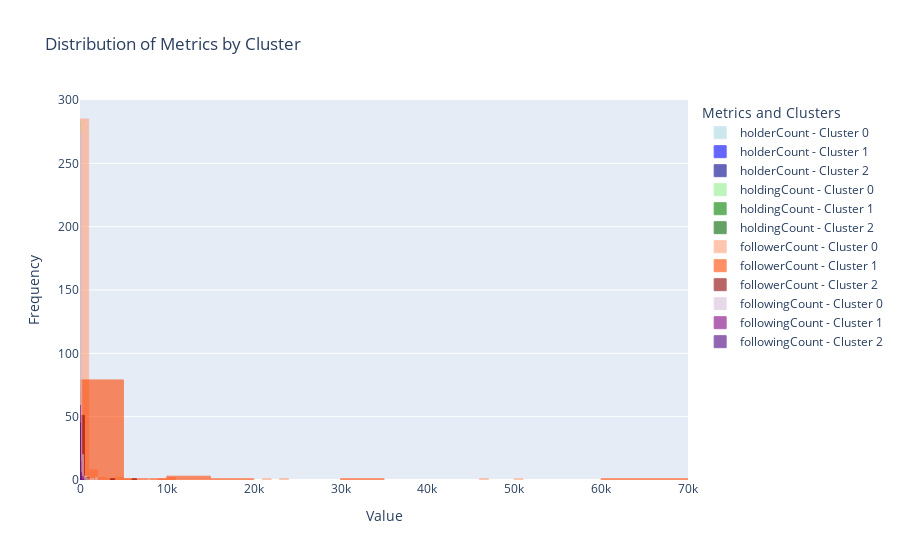

Notebook code cell kept with this figure:
### Markdown cell above
### Interactive Plot

### Code cell
# Define the metrics to plot
metrics = ['holderCount', 'holdingCount', 'followerCount', 'followingCount']
clusters = [cluster_0, cluster_1, cluster_2]
cluster_names = ['Cluster 0', 'Cluster 1', 'Cluster 2']
colors = ['blue', 'green', 'red', 'purple']

# Define color shades for each metric
color_shades = {
    'holderCount': ['#ADD8E6', '#0000FF', '#00008B'],  # lightblue, blue, darkblue
    'holdingCount': ['#90EE90', '#008000', '#006400'],  # lightgreen, green, darkgreen
    'followerCount': ['#FFA07A', '#FF4500', '#8B0000'],  # lightsalmon, orangered, darkred
    'followingCount': ['#D8BFD8', '#800080', '#4B0082']  # thistle, purple, indigo
}

# Create a subplot
fig = make_subplots(rows=1, cols=1)

# Add traces for each metric and cluster with different shades
for i, metric in enumerate(metrics):
    for j, (cluster, name) in enumerate(zip(clusters, cluster_names)):
        fig.add_trace(go.Histogram(
            x=cluster[metric].dropna(),
            name=f'{metric} - {name}',
            opacity=0.6,
            marker=dict(color=color_shades[metric][j], line=dict(color=color_shades[metric][j], width=1)),
            showlegend=True
        ))

# Update layout
fig.update_layout(
    title="Distribution of Metrics by Cluster",
    barmode='overlay',
    xaxis_title="Value",
    yaxis_title="Frequency",
    legend_title="Metrics and Clusters"
)

fig.show()

### Figure 1 — Plotly figure (JSON) as saved in the notebook; plotly's stock layout.template omitted (floating-point values rounded to 4 significant figures; data arrays with more than 128 entries replaced by an {"elided": "..."} marker saying what was removed)
{"data": [{"marker": {"color": "#ADD8E6", "line": {"color": "#ADD8E6", "width": 1}}, "name": "holderCount - Cluster 0", "opacity": 0.6, "showlegend": true, "type": "histogram", "x": {"elided": "306 int values"}}, {"marker": {"color": "#0000FF", "line": {"color": "#0000FF", "width": 1}}, "name": "holderCount - Cluster 1", "opacity": 0.6, "showlegend": true, "type": "histogram", "x": [3, 11, 14, 8, 17, 12, 20, 8, 13, 6, 6, 17, 3, 8, 2, 7, 15, 3, 6, 8, 10, 5, 21, 10, 22, 5, 10, 9, 3, 2, 14, 5, 4, 6, 18, 3, 2, 7, 3, 2, 9, 3, 3, 50, 15, 9, 8, 9, 7, 4, 4, 5, 22, 6, 22, 14, 5, 20, 3, 3, 3, 3, 13, 2, 7, 26, 15, 14, 2, 6, 11, 2, 8, 3, 16, 4, 5, 10, 35, 86, 4, 5, 3, 2, 16, 9, 3]}, {"marker": {"color": "#00008B", "line": {"color": "#00008B", "width": 1}}, "name": "holderCount - Cluster 2", "opacity": 0.6, "showlegend": true, "type": "histogram", "x": [8, 10, 2, 14, 5, 2, 3, 21, 27, 6, 7, 8, 6, 3, 2, 4, 6, 6, 8, 6, 3, 2, 9, 80, 5, 1, 2, 2, 9, 5, 2, 4, 2, 31, 5, 9, 9, 6, 2, 4, 4, 17, 4, 4, 60, 3, 23, 3, 5, 5, 4, 7, 2, 7, 9]}, {"marker": {"color": "#90EE90", "line": {"color": "#90EE90", "width": 1}}, "name": "holdingCount - Cluster 0", "opacity": 0.6, "showlegend": true, "type": "histogram", "x": {"elided": "306 int values"}}, {"marker": {"color": "#008000", "line": {"color": "#008000", "width": 1}}, "name": "holdingCount - Cluster 1", "opacity": 0.6, "showlegend": true, "type": "histogram", "x": [24, 22, 121, 76, 80, 54, 112, 28, 21, 30, 18, 160, 39, 257, 28, 36, 107, 0, 7, 15, 16, 19, 65, 48, 28, 5, 69, 10, 5, 6, 26, 31, 5, 6, 24, 3, 2, 16, 5, 3, 67, 2, 2, 4, 320, 17, 6, 13, 12, 7, 18, 6, 4, 6, 6, 5, 20, 4, 4, 7, 4, 3, 67, 2, 7, 59, 339, 2, 4, 6, 13, 8, 8, 4, 25, 2, 9, 15, 100, 310, 2, 30, 14, 5, 34, 26, 2]}, {"marker": {"color": "#006400", "line": {"color": "#006400", "width": 1}}, "name": "holdingCount - Cluster 2", "opacity": 0.6, "showlegend": true, "type": "histogram", "x": [27, 34, 2, 25, 10, 3, 6, 46, 104, 10, 16, 10, 47, 13, 7, 4, 14, 7, 69, 8, 10, 4, 111, 2, 42, 7, 22, 2, 14, 2, 2, 20, 8, 22, 6, 24, 22, 32, 2, 18, 9, 9, 8, 9, 28, 23, 54, 17, 4, 12, 4, 21, 6, 4, 13]}, {"marker": {"color": "#FFA07A", "line": {"color": "#FFA07A", "width": 1}}, "name": "followerCount - Cluster 0", "opacity": 0.6, "showlegend": true, "type": "histogram", "x": {"elided": "306 int values"}}, {"marker": {"color": "#FF4500", "line": {"color": "#FF4500", "width": 1}}, "name": "followerCount - Cluster 1", "opacity": 0.6, "showlegend": true, "type": "histogram", "x": [70, 424, 513, 117, 923, 163, 17617, 1825, 122, 180, 2119, 396, 269, 846, 241, 87, 161, 57, 39, 79, 93, 58, 3680, 243, 340, 36, 209, 266, 95, 129, 60632, 68, 64, 105, 34289, 41, 55, 534, 35, 67, 147, 50, 45, 11886, 119, 183, 97, 72, 120, 175, 38, 54, 13542, 112, 251, 121, 90, 393, 22, 2222, 61, 59, 308, 55, 82, 227, 414, 93, 61, 71, 127, 40, 328, 52, 160, 230, 113, 82, 266, 69741, 11380, 57, 48, 6713, 368, 102, 79]}, {"marker": {"color": "#8B0000", "line": {"color": "#8B0000", "width": 1}}, "name": "followerCount - Cluster 2", "opacity": 0.6, "showlegend": true, "type": "histogram", "x": [68, 123, 6, 138, 35, 28, 43, 380, 514, 27, 150, 3901, 21, 13, 29, 32, 46, 370, 95, 37, 21, 9, 64, 6003, 151, 48, 15, 11, 19, 21, 60, 63, 14, 465, 70, 44, 124, 44, 20, 24, 27, 172, 15, 18, 633, 129, 275, 24, 16, 93, 15, 190, 9, 54, 158]}, {"marker": {"color": "#D8BFD8", "line": {"color": "#D8BFD8", "width": 1}}, "name": "followingCount - Cluster 0", "opacity": 0.6, "showlegend": true, "type": "histogram", "x": {"elided": "306 int values"}}, {"marker": {"color": "#800080", "line": {"color": "#800080", "width": 1}}, "name": "followingCount - Cluster 1", "opacity": 0.6, "showlegend": true, "type": "histogram", "x": [29, 21, 126, 98, 138, 119, 157, 74, 20, 37, 25, 159, 38, 264, 27, 53, 106, 9, 12, 21, 105, 17, 63, 54, 35, 9, 85, 12, 5, 15, 68, 68, 12, 21, 55, 3, 1, 24, 20, 10, 73, 13, 1, 3, 322, 25, 9, 12, 17, 18, 15, 9, 94, 19, 13, 15, 40, 190, 14, 13, 10, 6, 69, 1, 12, 60, 343, 9, 14, 9, 16, 7, 58, 9, 25, 17, 11, 35, 104, 345, 10, 29, 15, 6, 33, 60, 1]}, {"marker": {"color": "#4B0082", "line": {"color": "#4B0082", "width": 1}}, "name": "followingCount - Cluster 2", "opacity": 0.6, "showlegend": true, "type": "histogram", "x": [27, 33, 2, 36, 9, 16, 10, 423, 159, 9, 15, 19, 69, 23, 10, 39, 14, 41, 68, 61, 10, 3, 122, 15, 54, 13, 27, 17, 13, 12, 21, 32, 11, 103, 41, 29, 37, 44, 9, 19, 9, 38, 24, 13, 50, 31, 58, 35, 13, 31, 17, 31, 12, 10, 32]}], "layout": {"barmode": "overlay", "legend": {"title": {"text": "Metrics and Clusters"}}, "title": {"text": "Distribution of Metrics by Cluster"}, "xaxis": {"anchor": "y", "domain": [0, 1], "title": {"text": "Value"}}, "yaxis": {"anchor": "x", "domain": [0, 1], "title": {"text": "Frequency"}}}}
